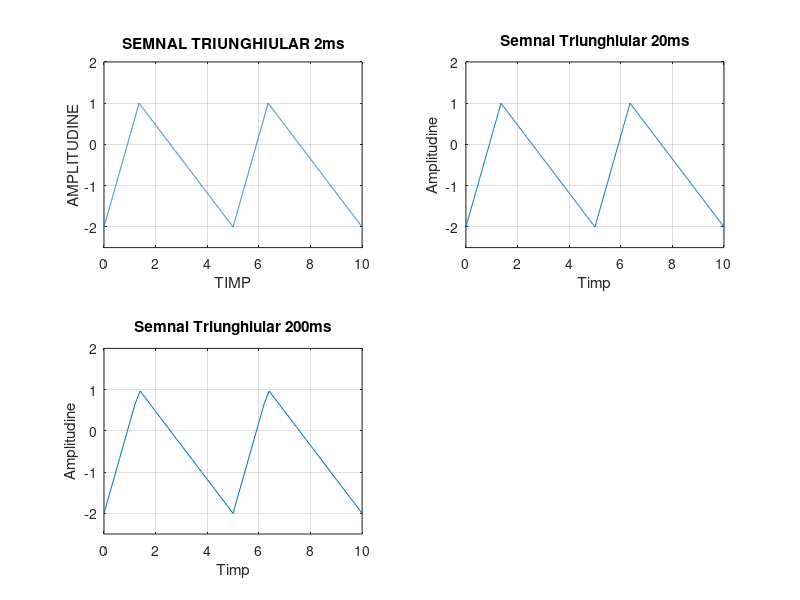

MATLAB code for this plot:
clear all
clc

T=5;          		                %perioada semnalului este 5               	
t=0:0.002:3*T;                    %rezolutia semnalului, pasul initial este 0, pasul este 0.002 iar pasul final este 3*T
x = -0.5+1.5*sawtooth(2*pi*0.2*t,0.272); %sawtooth=o functie pentru semnalul iar 0.272*k este o variabila de reglaj pentru vf graficului ca sa rezulte un semnal triunghiular
							
subplot(2,2,1)                       %imparte fereastra unde se afiseaza graficul in 2 linii si 2 coloane		
plot(t,x);                           %afiseaza graficul
xlabel('TIMP')                        %denumesc axa OX=TIMP
ylabel('AMPLITUDINE')                 %denumesc axa OY=AMPLITUDINE
title('SEMNAL TRIUNGHIULAR 2ms')      %scriu titlul graficului si anume SEMNAL TRIUNGHIULAR 2ms
axis([0 10 -2.5 2])                   %stabilesc limitele axelor: limita stanga pe OX este 0, limita dreapta pe OX este 10, limita de jos pe oy este -2.5 iar limita de sus  pe oy este 2
grid                                 %formateaza graficul

t=0:0.02:3*T;                                  %rezolutia semnalului, pas initial=0 , pasul=0.02 iar pasul final este 3*T
x = -0.5+1.5*sawtooth(2*pi*0.2*t,0.272);       %semnalul in functie de t,unde -0.5 este componenta continua,1.5 este amplitudinea, iar sawtooth este o functie a semnalului, 2pi*0.2*t este w0*t, iar 0.272 este o variabila de reglaj pt vf graficului ca sa rezulte un semnal triunghiular
subplot(2,2,2)                                  %imparte fereastra unde se afiseaza graficul in 2 linii si 2 coloane	  
plot(t,x);                                  %afiseaza graficul 
xlabel('Timp')                               %denumesc axa OX=TIMP 
ylabel('Amplitudine')                        %denumesc axa OY=AMPLITUDINE   
title('Semnal Triunghiular 20ms')              %scriu titlul graficului si anume SEMNAL TRIUNGHIULAR 2ms
axis([0 10 -2.5 2])    %stabilesc limitele axelor: limita stanga pe OX este 0, limita dreapta pe OX este 10, limita de jos pe oy este -2.5 iar limita de sus  pe oy este 2
grid            %formateaza graficul


t=0:0.2:3*T;                 %rezolutia semnalului, pasul initial este 0, pasul este 0.2 iar pasul final este 3*T
x = -0.5+1.5*sawtooth(2*pi*0.2*t,0.272);  %semnalul in functie de t,unde -0.5 este componenta continua,1.5 este amplitudinea, iar sawtooth este o functie a semnalului, 2pi*0.2*t este w0*t, iar 0.272 este o variabila de reglaj pt vf graficului ca sa rezulte un semnal triunghiular
subplot(2,2,3)     %imparte fereastra unde se afiseaza graficul  in 2 linii si 2 coloane          
plot(t,x);             %afiseaza graficul
xlabel('Timp')        %denumesc axa OX=TIMP 
ylabel('Amplitudine')       %denumesc axa OY=AMPLITUDINE
title('Semnal Triunghiular 200ms')      %scriu titlul graficului si anume SEMNAL TRIUNGHIULAR 2ms
axis([0 10 -2.5 2])      %stabilesc limitele axelor: limita stanga pe OX este 0, limita dreapta pe OX este 10, limita de jos pe oy este -2.5 iar limita de sus  pe oy este 2
grid            %formateaza graficul